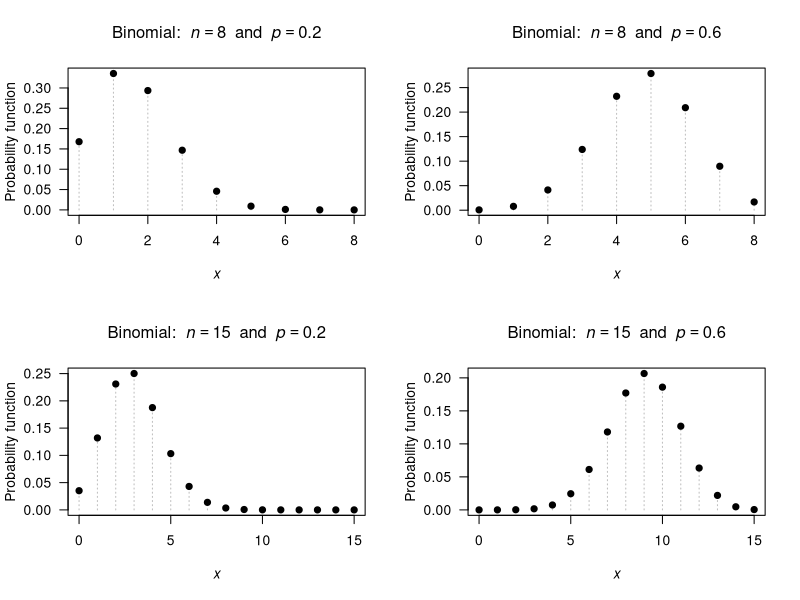
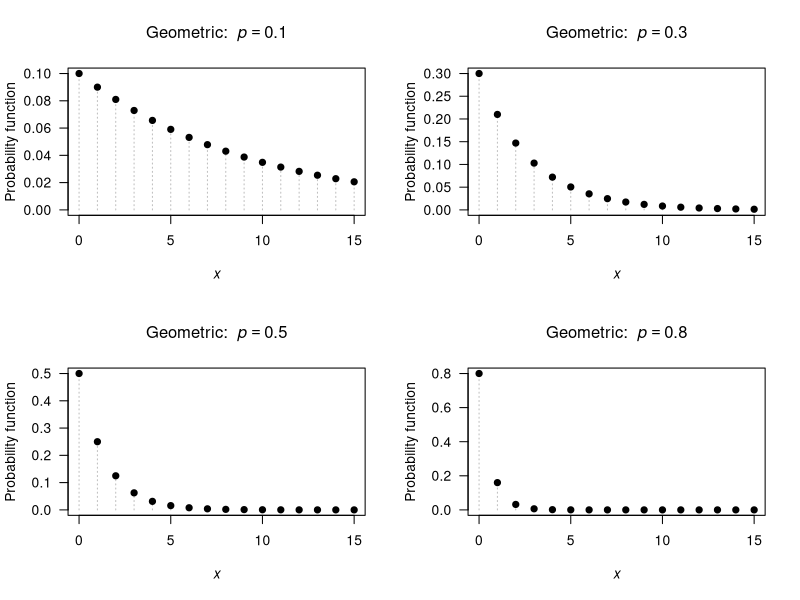
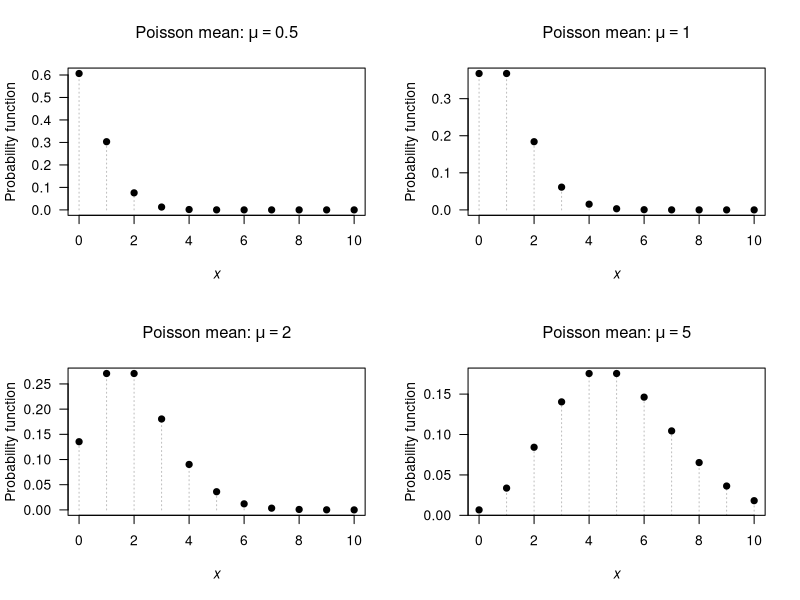
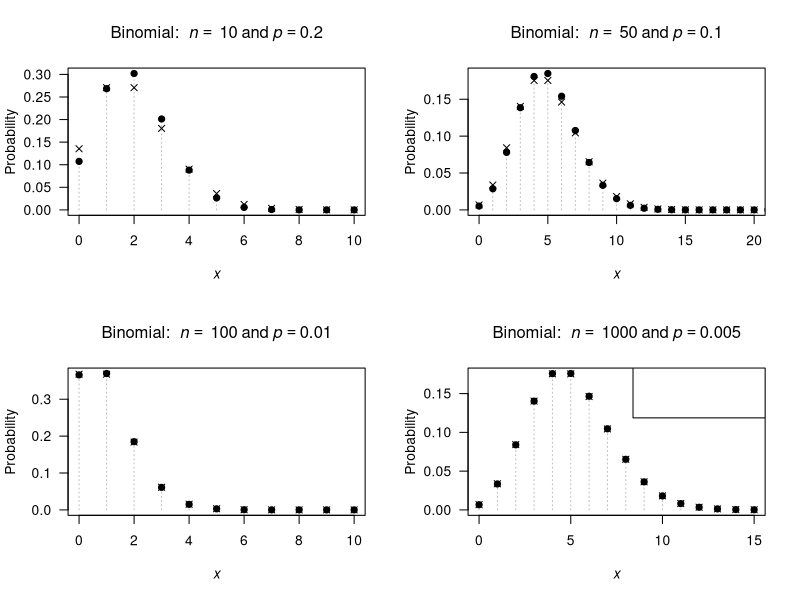

Write the R code that produced these figures, in order. (Note: this script raises an error after producing the figures.)
## ---- chunk 1
par( mfrow = c(2, 2))

n <- c(8, 8, 
       15, 15)
prob <- c(0.2, 0.6, 
          0.2, 0.6)

for (i in (1:4)) {
  ni <- n[i]
  probi <- prob[i]
  x <-  0:ni
  y <- dbinom(x, 
              size = ni,
              prob = probi)
  
   plot( x = x,
         y = y,
         xlab = expression(italic(x)),
         ylab = "Probability function",
         main = bquote("Binomial: " ~ italic(n) == .(ni) ~ " and " ~ italic(p) == .(probi)),
         las = 1,
         lty = 3,
         col = "grey",
         type = "h")
  points(x = x,
         y = y,
         pch = 19)
  
}
## ---- chunk 2
par( mfrow = c(2, 2))

xmax <- c(15, 15, 15, 15)
p <- c(0.1, 0.3, 
       0.5, 0.8)

for (i in (1:4)) {
  pValue <- p[i]
  x <-  0:xmax[i]
  y <- dgeom(x,
             prob = pValue)
  
   plot( x = x,
         y = y,
         xlim = c(0, xmax[i]),
         xlab = expression(italic(x)),
         ylab = "Probability function",
         main = bquote("Geometric: " ~ italic(p) == .(pValue) ),
         las = 1,
         ylim = c(0, max(y)),
         col = "grey",
         lty = 3,
         type = "h")
  points(x = x,
         y = y,
         pch = 19)
  
}

## ---- chunk 3
sum( dgeom( x = 0:18, # For alt. parameterisation
            prob = 0.02))
pgeom(q = 18, 
      prob = 0.02) # i.e., up to 18 failures at p=0.02
## ---- chunk 4
par( mfrow = c(2, 2))

xmax <- 10
mu <- c(0.5, 1, 2, 5)

for (i in (1:4)) {
  muvalue <- mu[i]
  x <-  0:xmax
  y <- dpois(x, 
             lambda = muvalue )
  
   plot( x = x,
         y = y,
         xlim = c(0, xmax),
         xlab = expression(italic(x)),
         ylab = "Probability function",
         main = bquote("Poisson mean:" ~ mu == .(muvalue)),
         las = 1,
         lty = 3,
         col = "grey",
         type = "h")
  points(x = x,
         y = y,
         pch = 19)
  
}
## ---- chunk 5
BombTable <- array( dim = c(8, 4))
colnames(BombTable) <- c("Hits",
                         "Number of bombs",
                         "Proportion of bombs",
                         "Poisson proportion")
BombTable[, 1] <- 0:7
BombTable[, 2] <- c(229,
                    211,
                    93,
                    35,
                    7,
                    0,
                    0,
                    1)
BombTable[, 3] <- round(BombTable[, 2] / sum(BombTable[, 2]), 4)
lambda <- sum( BombTable[, 1] * BombTable[, 3])

BombTable[, 4] <- dpois(0:7,
                        lambda = lambda )
BombTable[, 4] <- round( BombTable[, 4], 4)
BombTable[ 8, 4] <- 1 - sum( BombTable[1:7, 4])

BombTable.caption <- "The number of flying bomb hits on London during World War II in a 36 square kilometre area of South London. The proportion of the 576 grid squares receiving 0, 1, ...hits was also computed. The observed and empirical probabilities are shown. The Poisson distribution fits the data  well."

if( knitr::is_latex_output() ) {
  knitr::kable( BombTable,
                format = "latex",
                booktabs = TRUE,
                longtable = FALSE,
                linesep = c("", "", "\\addlinespace"),
                col.names = c("Hits",
                              "Number bombs", 
                              "Proportion bombs", 
                              "Poisson proportion"),
                caption = BombTable.caption) %>%
    kable_styling(font_size = 10) %>%
    row_spec(0, bold = TRUE)
}
if( knitr::is_html_output() ) {
  knitr::kable( BombTable,
                format = "html",
                booktabs = TRUE,
                longtable = FALSE,
                linesep = c("", "", "\\addlinespace"),
                col.names = c("Hits",
                              "Number bombs", 
                              "Proportion bombs", 
                              "Poisson proportion"),
                caption = BombTable.caption) %>%
    row_spec(1, bold = TRUE)
}

## ---- chunk 6
par( mfrow = c(2, 2))

n <- c(10, 50, 
       100, 1000)
p <- c(0.2, 0.1, 
       0.010, 0.005)
xmax <- c(10, 20, 
          10, 15)

for (i in (1:4)) {
   pValue <- p[i]
   nValue <- n[i]
   
  x <-  0:n[i]
  y <- dbinom(x, 
              size = n[i],
              prob = p[i])
  
   plot( x = x,
         y = y,
         xlim = c(0, xmax[i]),
         xlab = expression(italic(x)),
         ylab = "Probability",
         main = bquote("Binomial: " ~ italic(n) == ~ .(nValue) ~ "and" ~ italic(p) == .(pValue) ),
         las = 1,
         lty = 3,
         col = "grey",
         type = "h")
  points(x = x,
         y = y,
         pch = 19)

  muPoisson <- nValue * pValue
  xValues <- 0:xmax[i]
  points( x = xValues,
          y = dpois(xValues,
                    lambda = muPoisson),
          pch = 4)
  
  if (i == 4 ){
    legend("topright", 
           col = c("black",
                   plotColour),
           pch = c(1, 19),
           legend = c("binomial",
                      "Poisson approx."))
  }
  
}

## ---- chunk 7
par( mfrow = c(2, 2))
xmax <- 15

r <- c(1, 3, 
       1, 3)
p <- c(0.2, 0.2, 
       0.6, 0.6)

for (i in (1:4)) {
  rValue <- r[i]
  pValue <- p[i]
  
  x <-  0:xmax
  y <- dnbinom(x, 
              size = r[i],
              prob = p[i])
  
   plot( x = x,
         y = y,
         xlim = c(0, xmax),
         xlab = expression(italic(x)),
         ylab = "Probability",
         main = bquote("Negative binomial: " ~ italic(r) == ~ .(rValue) ~ ";" ~ italic(p) == .(pValue) ),
         las = 1,
         lty = 3,
         col = "grey",
         type = "h")
  points(x = x,
         y = y,
         pch = 19)
  
}

## ---- chunk 8
x.values <- seq(1, 100, 
                by = 1)
1 - sum(dnbinom( x.values, 
                 size = 10, 
                 prob = 0.15))
# Alternatively:
1 - pnbinom(100, 10, 0.15)

## ---- chunk 9

xPoints <- 1:5
xCont <- seq(0.1, 5.1, 
             length = 100)

plot( x = c(0, 5.3),
      y = c(0, 25),
      type = "n",
      las = 1,
      ylim = c(0, 30),
      xlab = expression(italic(z)),
      ylab = bquote("Gamma function" ~ Gamma(z)),
      main = expression(paste("The Gamma function"~Gamma(italic(z)))))
lines( x = xCont,
       y = gamma(xCont),
       lwd = 2)
points(x = xPoints,
       y = gamma(xPoints),
       pch = 19)
legend("top",
       pch = c(NA, 19),
       lty = c(1, NA),
       bty = "n",
       lwd = c(2, NA),
       legend = c(bquote("Gamma function" ~ Gamma(italic(z))),
                  expression(paste( group("(", list(italic(z) - 1),")"), "!" ) ) ) )

text(x = xPoints,
     y = gamma(xPoints),
     pos = 3,
     labels = c("0!",
                "1!",
                "2!",
                "3!",
                "4!") )
## ---- chunk 10
pnbinom(360, 
        size = 5, 
        prob = 0.02)
## ---- chunk 11
MitesTab <- array( dim = c(9, 5))

MitesTab[1, ] <- c(0 ,  70 ,  0.467 ,  0.318 ,  0.449)
MitesTab[2, ] <- c(1 ,  38 ,  0.253 ,  0.364 ,  0.261)
MitesTab[3, ] <- c(2 ,  17 ,  0.113 ,  0.209 ,  "0.140")
MitesTab[4, ] <- c(3 ,  10 ,  0.067 ,  "0.080" ,  0.073)
MitesTab[5, ] <- c(4 ,  9 ,  "0.060" ,  0.023 ,  0.038)
MitesTab[6, ] <- c(5 ,  3 ,  "0.020" ,  0.005 ,  0.019)
MitesTab[7, ] <- c(6 ,  2 ,  0.013 ,  0.001 ,  "0.010")
MitesTab[8, ] <- c(7 ,  1 ,  0.007 ,  "0.000" ,  0.005)
MitesTab[9, ] <- c("8+" ,  0 ,  "0.000" ,  "0.000" ,  "0.000")

MitesTab.caption <- "Counts of mites on leaves selected at random from six similar apple trees"

if( knitr::is_latex_output() ) {
   knitr::kable(MitesTab,
                format = "latex",
                booktabs = TRUE,
                longtable = FALSE,
                align = "r",
                linesep = c("", "", "\\addlinespace"),
                col.names = c("No. leaves", 
                              "No. mites",
                              "Emp. prob",
                              "Poisson prob",
                              "Neg. bin. prob"),
                caption = MitesTab.caption) %>%
  kable_styling(font_size = 10) %>%
  row_spec(0, bold = TRUE) 
}
if( knitr::is_html_output() ) {
   knitr::kable(MitesTab,
                format = "html",
                booktabs = TRUE,
                longtable = FALSE,
                align = "r",
                linesep = c("", "", "\\addlinespace"),
                col.names = c("No. leaves", 
                              "No. mites",
                              "Emp. prob",
                              "Poisson prob",
                              "Neg. bin. prob"),
                caption = MitesTab.caption) %>%
  row_spec(1, bold = TRUE) 
}
## ---- chunk 12
Rabbits <- array( dim = c(2, 7) )

Rabbits[1, ] <- c("$x$", 1:6)
Rabbits[2, ] <- c("$n_x$", 247, 63, 20, 4, 2, 1)

knitr::kable(Rabbits, 
             caption = "The number of rabbits $n_x$ at each trapping who had been previously trapped")
